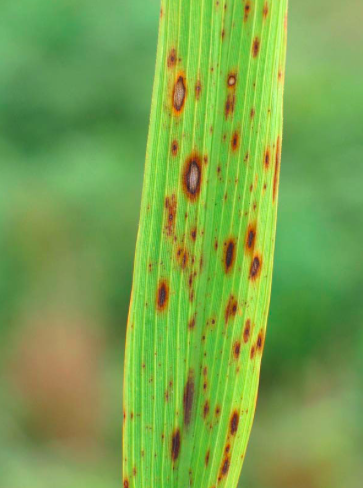
#> input picture brow_spot.png, 363 x 488 px
$ python brow_spot.py brow_spot.png   (Python 2 division)
#> lines starting #> are read from the running program, lines starting #| are printed output that depends on the picture; after the words box and inside, x2 and y2 are one past the last pixel; in counts of white or black regions, pixels touching at a corner belong together
import cv2
import numpy as np
import math
import sys
# c = cv2.imread('brow_spot.png')
path = sys.argv[1]
print "Path : ",path
c = cv2.imread(path)
#> c is the input picture: shape (488, 363, 3); mean B, G, R 75, 164.9, 121.1
height, width, channels = c.shape
#> height = 488; width = 363; channels = 3
print "Frame width : ", width
#| Frame width :  363
print "Frame height : ",height
#| Frame height :  488

def getthresholdedimg(hsv):
    blue = cv2.inRange(hsv,np.array((0,100,100)),np.array((20,255,255)))
    return blue

def write_text(f,x,y):
    x_s = int(x-width/2)
    y_s = int(y-height/2)
    cv2.putText(f,"x:"+str(x_s)+"y"+str(y_s),(x,y),cv2.FONT_HERSHEY_SIMPLEX,1,(0,0,0))

while(1):
    # cv2.imshow('ORIGINAL',c)
    blur = cv2.medianBlur(c,5)
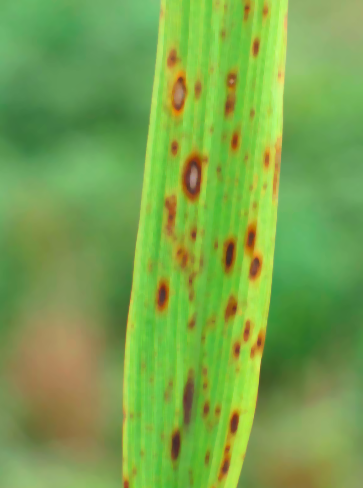
#> blur: shape (488, 363, 3); mean B, G, R 75, 165, 120.6
    # cv2.imshow('BLUR',blur)
    hsv = cv2.cvtColor(c,cv2.COLOR_BGR2HSV)
#> hsv: shape (488, 363, 3); mean H, S, V 44.8, 139.5, 168.2
    # cv2.imshow('HSV',hsv)
    both = getthresholdedimg(hsv)
#> in getthresholdedimg, `blue = cv2.inRange(hsv,np.array((0,100,100)),np.array((20,255,255)))`:
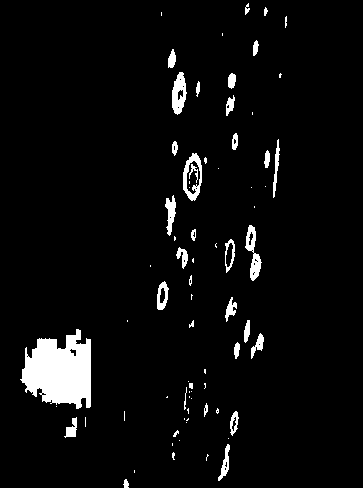
#> blue: shape (488, 363); 4.6% white; 75 white regions (39 under 20 px), largest, box (x1, y1, x2, y2) and area: (20, 329, 91, 409) 3890, (172, 72, 187, 115) 420, (245, 225, 262, 281) 404
    erode = cv2.erode(both,None,iterations = 3)
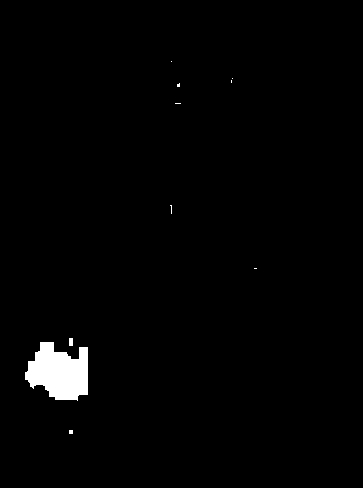
#> erode: shape (488, 363); 1.5% white; 10 white regions (8 under 20 px), largest, box (x1, y1, x2, y2) and area: (25, 342, 88, 401) 2610, (69, 338, 73, 346) 32
    dilate = cv2.dilate(erode,None,iterations = 10)
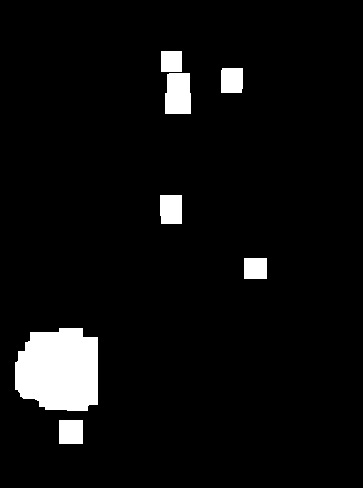
#> dilate: shape (488, 363); 5.4% white; 7 white regions
    contours,hierarchy = cv2.findContours(dilate,cv2.RETR_LIST,cv2.CHAIN_APPROX_SIMPLE)
#> contours = 7 contours; box (x1, y1, x2, y2) and area: (15, 328, 98, 411) 5720, (165, 73, 191, 114) 940, (160, 195, 182, 224) 580, (59, 420, 83, 444) 529, (221, 68, 243, 93) 499, (244, 258, 267, 279) 440, (161, 51, 182, 72) 400
    for cnt in contours:
        x,y,w,h = cv2.boundingRect(cnt)
        cx,cy = x+w/2, y+h/2
#> this loop made 7 passes
#> (x, y, w, h, cx, cy) on passes 2, 4, 5, 6: (15, 328, 83, 83, 56, 369), (160, 195, 22, 29, 171, 209), (165, 73, 26, 41, 178, 93), (221, 68, 22, 25, 232, 80)
#> (cnt, x, y, w, h, cx, cy) on passes 1, 3, 7: ([[59, 420], [59, 443], [82, 443], [82, 420]], 59, 420, 24, 24, 71, 432), ([[244, 258], [244, 278], [266, 278], [266, 258]], 244, 258, 23, 21, 255, 268), ([[161, 51], [161, 71], [181, 71], [181, 51]], 161, 51, 21, 21, 171, 61)
    if 0 < hsv.item(cy,cx,0) < 20:
            cv2.rectangle(c,(x,y),(x+w,y+h),[0,0,255],2)
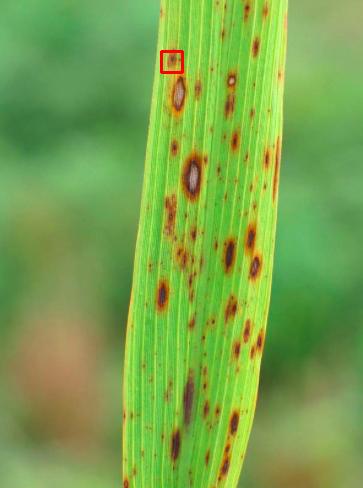
#> c: shape (488, 363, 3); 0.14% of pixels changed, all inside (x1, y1, x2, y2) = (160, 50, 184, 74)
            print "Red :"
            print "Center : (", str((x+w)/2) , "," , str((y+h)/2) , ")"
#| Center : ( 91 , 36 )
            write_text(c,cx,cy)
#> in write_text, `x_s = int(x-width/2)`: x_s = -10
#> in write_text, `y_s = int(y-height/2)`: y_s = -183

    cv2.imshow('RESULT',c)

    if cv2.waitKey(25) == 27:
#> (key Esc is pressed here)
        break

cv2.destroyAllWindows()
#> (the run stopped early here; a loop or call above may not have finished)
